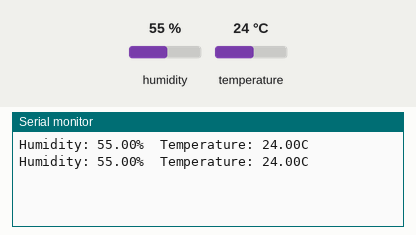
This sketch was run on a simulated ESP32. Shown: the last lines printed to the serial monitor. Inputs (shaded band) come from the test bench; at power-on: humidity 55 %, temperature 24 °C.

Above: at 2.8 s.
2.9 s: humidity set to 22 %
At 4.9 s:
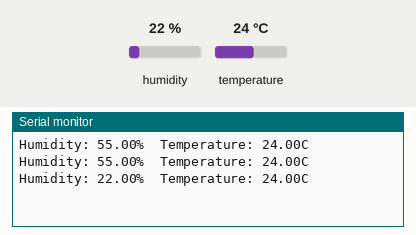
5.6 s: temperature set to 12 °C
At 7.3 s:
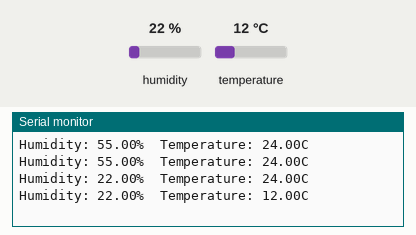
8.3 s: humidity set to 40 %
At 10.9 s:
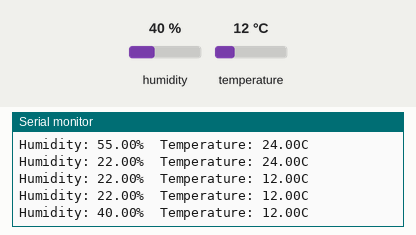
Timing chart, 0 to 12.4 s (numbered marks = the images above; inputs shaded):
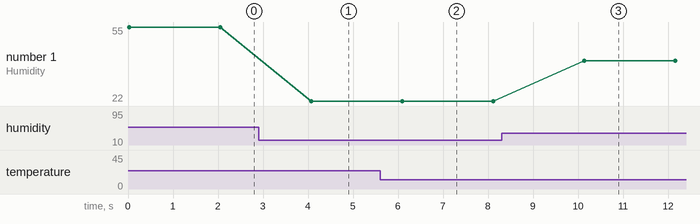

Measured:
- after the input at 2.9 s, the serial monitor: prints a new line after 1.2 s (image 1)
- after the input at 5.6 s, the serial monitor: prints a new line after 0.49 s (image 2)
- after the input at 8.3 s, the serial monitor: prints a new line after 1.8 s (image 3)
- plotted number 1: 55 → 22 after the input at 2.9 s, 22 → 40 after the input at 8.3 s

The sketch:

esp32_dht11.ino
```cpp
#include <DHT.h>

#define DHTPIN 15
#define DHTTYPE DHT11

DHT dht(DHTPIN, DHTTYPE);

void setup() {
    Serial.begin(9600);
    dht.begin();
}

void loop() {
    float humidity = dht.readHumidity();
    float Temperature = dht.readTemperature();

    Serial.print("Humidity: ");
    Serial.print(humidity);
    Serial.print("%\t");

    Serial.print("Temperature: ");
    Serial.print(Temperature);
    Serial.println("C");

    delay(2000);
}
```
